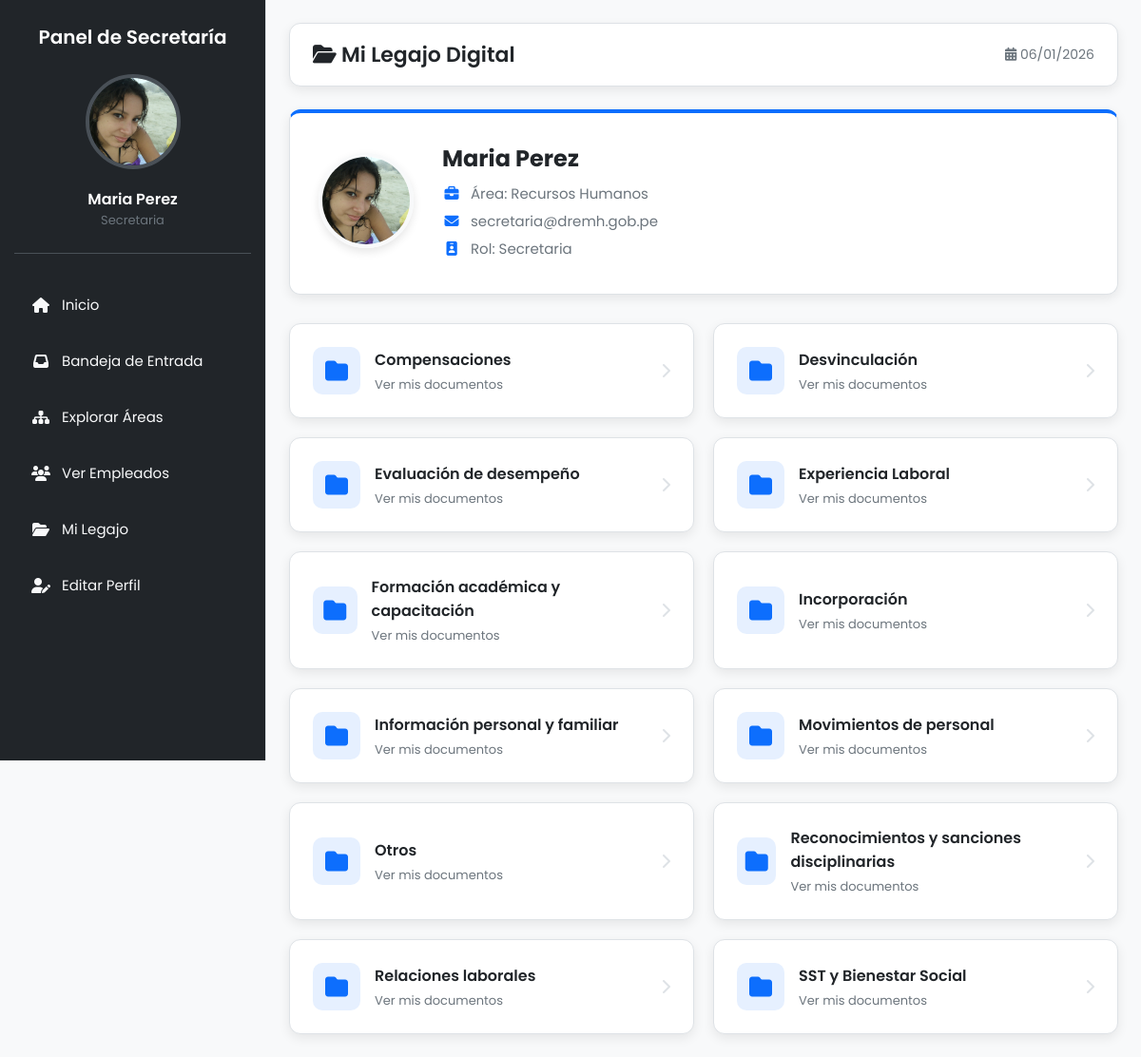
/secretaria/mi_legajo.php (signed in), run on the app's committed database.
### tables this page shows
CREATE TABLE `usuarios` (
  `id` int NOT NULL AUTO_INCREMENT,
  `nombre` varchar(150) NOT NULL,
  `email` varchar(150) NOT NULL,
  `password_hash` varchar(255) NOT NULL,
  `id_area` int DEFAULT NULL,
  `rol` enum('admin','rrhh','jefe_area','empleado','secretaria') DEFAULT 'empleado',
  `activo` tinyint(1) DEFAULT '1',
  `creado_en` datetime DEFAULT CURRENT_TIMESTAMP,
  `foto` varchar(255) DEFAULT 'uploads/usuarios/default.png',
  `reset_token` varchar(64) DEFAULT NULL,
  `reset_token_expires_at` datetime DEFAULT NULL,
  PRIMARY KEY (`id`),
  UNIQUE KEY `email` (`email`),
  KEY `id_area` (`id_area`),
  CONSTRAINT `usuarios_ibfk_1` FOREIGN KEY (`id_area`) REFERENCES `areas` (`id`)
);

CREATE TABLE `areas` (
  `id` int NOT NULL AUTO_INCREMENT,
  `nombre` varchar(100) NOT NULL,
  `descripcion` text,
  `creado_en` datetime DEFAULT CURRENT_TIMESTAMP,
  PRIMARY KEY (`id`)
);

CREATE TABLE `secciones_legajo` (
  `id` int NOT NULL AUTO_INCREMENT,
  `nombre` varchar(255) NOT NULL,
  `descripcion` text,
  PRIMARY KEY (`id`)
);

### secretaria/mi_legajo.php (the view, shortened to what this page needs)
<?php
require '../php/db.php';
$usuario_id = $_SESSION['id'];
try {
    $stmt = $pdo->prepare("SELECT u.nombre, u.email, u.rol, u.foto, a.nombre as area FROM usuarios u LEFT JOIN areas a ON u.id_area = a.id WHERE u.id = ?");
    $stmt->execute([$usuario_id]);
    $usuario = $stmt->fetch();
    $secciones = $pdo->query("SELECT id, nombre FROM secciones_legajo ORDER BY nombre ASC")->fetchAll();
    $foto_perfil = !empty($usuario['foto']) ? "../uploads/usuarios/" . $usuario['foto'] : "../img/user.png";
} catch (PDOException $e) {
    die("Error: " . $e->getMessage());
}
$extra_css = "../style/mi_legajo.css";
require_once '../includes/header_secretaria.php';
require_once '../includes/sidebar_secretaria.php';
?>
<div class="main">
    <header class="topbar">
        <h1><i class="fas fa-folder-open"></i> Mi Legajo Digital</h1>
        <div class="top-actions">
            <span><i class="fas fa-calendar-alt"></i> <?= date("d/m/Y") ?></span>
        </div>
    </header>
    <main class="content">
        <div class="profile-card">
            <div class="profile-avatar">
                <img src="<?= htmlspecialchars($foto_perfil) ?>" alt="Foto">
            </div>
            <div class="profile-info">
                <h2><?= htmlspecialchars($usuario['nombre']) ?></h2>
                <p><i class="fas fa-briefcase"></i> Área: <?= htmlspecialchars($usuario['area'] ?? 'General') ?></p>
                <p><i class="fas fa-envelope"></i> <?= htmlspecialchars($usuario['email']) ?></p>
                <p><i class="fas fa-id-badge"></i> Rol: Secretaria</p>
            </div>
        </div>
        <div class="sections-grid">
            <?php foreach ($secciones as $sec): ?>
                <a href="seccion_legajo.php?id=<?= $sec['id'] ?>" class="section-card">
                    <div class="section-icon"><i class="fas fa-folder"></i></div>
                    <div class="section-info">
                        <h3><?= htmlspecialchars($sec['nombre']) ?></h3>
                        <p>Ver mis documentos</p>
                    </div>
                    <div class="section-arrow"><i class="fas fa-chevron-right"></i></div>
                </a>
            <?php endforeach; ?>
        </div>
    </main>
</div>
<?php require_once '../includes/footer.php'; ?>

### includes/header_secretaria.php (shortened to what this page needs)
<!DOCTYPE html>
<html lang="es">
<head>
    <link rel="stylesheet" href="../style/global.css">
    <?php if (isset($extra_css)): ?>
        <link rel="stylesheet" href="<?= htmlspecialchars($extra_css) ?>">
    <?php endif; ?>
    <link rel="stylesheet" href="https://cdnjs.cloudflare.com/ajax/libs/font-awesome/6.5.0/css/all.min.css">
</head>
<body>

### includes/sidebar_secretaria.php
<?php
$foto_path = '../img/user2.png';
if (!empty($_SESSION['foto'])) {
    $ruta_foto_usuario = '../uploads/usuarios/' . $_SESSION['foto'];
    if (file_exists($ruta_foto_usuario)) {
        $foto_path = $ruta_foto_usuario;
    }
}
?>
<aside class="sidebar">
    <div class="brand">
      <h2>Panel de Secretaría</h2>
    </div>
    <div class="user-info">
      <img src="<?= htmlspecialchars($foto_path) ?>" alt="Foto del Usuario">
      <h4><?= htmlspecialchars($_SESSION['nombre'] ?? 'Usuario') ?></h4>
      <p><?= htmlspecialchars(ucfirst($_SESSION['rol'] ?? '')) ?></p>
    </div>
    <nav class="menu">
      <a href="secretaria_dashboard.php"><i class="fas fa-home"></i> Inicio</a>
      <a href="secretaria_documentos.php"><i class="fas fa-inbox"></i> Bandeja de Entrada</a>
      <a href="explorar_areas.php"><i class="fas fa-sitemap"></i> Explorar Áreas</a>
      <a href="empleados_panel.php"><i class="fas fa-users"></i> Ver Empleados</a>
      <a href="mi_legajo.php"><i class="fas fa-folder-open"></i> Mi Legajo</a>
      <a href="editar_perfil.php"><i class="fas fa-user-edit"></i> Editar Perfil</a>
    </nav>
</aside>

### includes/footer.php (shortened to what this page needs)
</body>
</html>

### style/global.css (style rules this page uses)
:root { --color-primario: #0d6efd; --color-primario-hover: #0b5ed7; --color-secundario: #6c757d; --color-exito: #198754; --color-peligro: #dc3545; --color-advertencia: #ffc107; --color-info: #0dcaf0; --color-fondo-cuerpo: #f8f9fa; --color-fondo-sidebar: #212529; --color-texto-sidebar: #f8f9fa; --color-fondo-tarjeta: #ffffff; --color-texto-principal: #212529; --color-texto-secundario: #6c757d; --color-borde: #dee2e6; --sombra-tarjeta: 0 4px 12px rgba(0, 0, 0, 0.08); }
* { margin: 0; padding: 0; box-sizing: border-box; font-family: 'Poppins', sans-serif; }
body { display: flex; background: var(--color-fondo-cuerpo); color: var(--color-texto-principal); min-height: 100vh; }
.main { flex: 1; padding: 24px; margin-left: 280px; transition: margin-left 0.3s ease; }
.sidebar { width: 280px; height: 100vh; background: var(--color-fondo-sidebar); color: var(--color-texto-sidebar); position: fixed; display: flex; flex-direction: column; padding: 24px 15px; border-right: 1px solid var(--color-borde); }
.sidebar .brand h2 { font-size: 20px; margin-bottom: 24px; font-weight: 600; color: #fff; text-align: center; }
.sidebar .user-info { text-align: center; margin-bottom: 24px; border-bottom: 1px solid #495057; padding-bottom: 24px; }
.sidebar .user-info img { width: 100px; height: 100px; border-radius: 50%; object-fit: cover; margin-bottom: 12px; border: 4px solid #495057; }
.sidebar .user-info h4 { font-size: 16px; font-weight: 600; color: #fff; }
.sidebar .user-info p { font-size: 13px; color: var(--color-secundario); }
.sidebar .menu { display: flex; flex-direction: column; width: 100%; }
.sidebar .menu a { text-decoration: none; color: var(--color-texto-sidebar); padding: 14px 18px; margin: 4px 0; border-radius: 8px; transition: background-color 0.2s ease; font-size: 15px; display: flex; align-items: center; gap: 12px; }
.sidebar .menu a i { font-size: 16px; width: 20px; text-align: center; }
.topbar { display: flex; justify-content: space-between; align-items: center; background: var(--color-fondo-tarjeta); padding: 16px 24px; border-radius: 12px; margin-bottom: 24px; box-shadow: var(--sombra-tarjeta); border: 1px solid var(--color-borde); }
.topbar h1 { font-size: 22px; color: var(--color-texto-principal); font-weight: 600; margin: 0; }
.topbar .top-actions { display: flex; align-items: center; gap: 20px; font-size: 14px; color: var(--color-texto-secundario); }

### style/mi_legajo.css (style rules this page uses)
.profile-card { background: var(--color-fondo-tarjeta); border-radius: 12px; padding: 30px; box-shadow: var(--sombra-tarjeta); border: 1px solid var(--color-borde); display: flex; align-items: center; gap: 30px; margin-bottom: 30px; position: relative; overflow: hidden; border-top: 4px solid var(--color-primario); }
.profile-avatar img { width: 100px; height: 100px; border-radius: 50%; object-fit: cover; border: 4px solid #f8f9fa; box-shadow: 0 4px 10px rgba(0,0,0,0.1); }
.profile-info h2 { font-size: 24px; font-weight: 700; color: var(--color-texto-principal); margin-bottom: 8px; }
.profile-info p { color: var(--color-texto-secundario); font-size: 15px; margin-bottom: 6px; display: flex; align-items: center; gap: 10px; }
.profile-info i { color: var(--color-primario); width: 20px; text-align: center; }
.sections-grid { display: grid; grid-template-columns: repeat(auto-fill, minmax(280px, 1fr)); gap: 20px; margin-top: 20px; }
.section-card { background: var(--color-fondo-tarjeta); border: 1px solid var(--color-borde); border-radius: 12px; padding: 24px; text-decoration: none; display: flex; align-items: center; gap: 15px; transition: all 0.3s ease; position: relative; overflow: hidden; box-shadow: var(--sombra-tarjeta); }
.section-icon { width: 50px; height: 50px; background-color: rgba(13, 110, 253, 0.1); border-radius: 10px; display: flex; align-items: center; justify-content: center; font-size: 24px; color: var(--color-primario); transition: background 0.3s; }
.section-info h3 { font-size: 16px; font-weight: 600; color: var(--color-texto-principal); margin: 0; }
.section-info p { font-size: 13px; color: var(--color-texto-secundario); margin: 4px 0 0 0; }
.section-arrow { margin-left: auto; color: var(--color-borde); transition: color 0.3s; }

### data on the page
usuarios: foto (picture), nombre "Maria Perez", id_area.nombre "Recursos Humanos", email "secretaria@dremh.gob.pe"
secciones_legajo: nombre "Compensaciones"
secciones_legajo: nombre "Desvinculación"
secciones_legajo: nombre "Evaluación de desempeño"
secciones_legajo: nombre "Experiencia Laboral"
secciones_legajo: nombre "Formación académica y capacitación"
secciones_legajo: nombre "Incorporación"
secciones_legajo: nombre "Información personal y familiar"
secciones_legajo: nombre "Movimientos de personal"
secciones_legajo: nombre "Otros"
secciones_legajo: nombre "Reconocimientos y sanciones disciplinarias"
secciones_legajo: nombre "Relaciones laborales"
secciones_legajo: nombre "SST y Bienestar Social"

### other printed values
$_SESSION['nombre'] "Maria Perez"
$_SESSION['rol'] "Secretaria"
